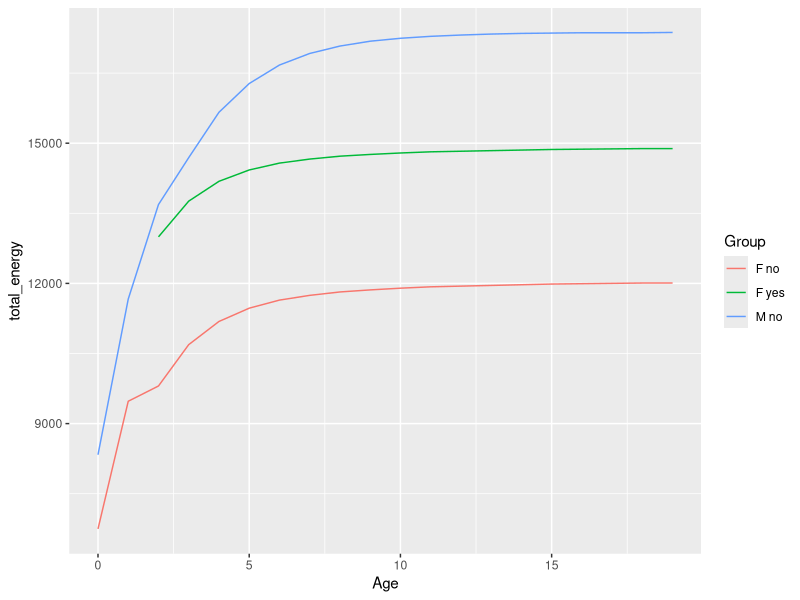
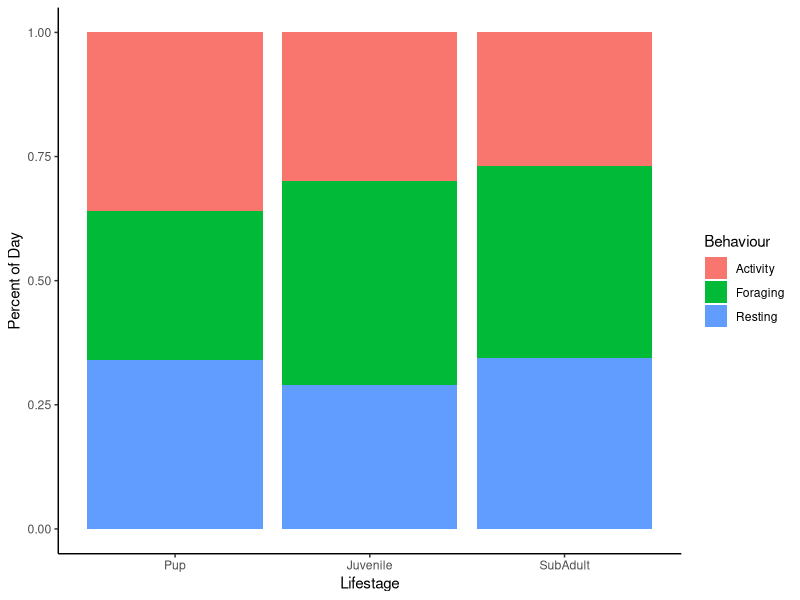

The R script that drew these images, in order:
# Model Otter from Excel into R

#D ate Created: March 14, 2023

#Author: Julia Adelsheim
#Collaborators: Izzy Morgante (Nov, Dec 2022, Jan 2023), Andreas Novotny (12-2-2022), Patrick Pata (1-19-23- 3-14-23)

#Platform: Mac
#Purpose of Script: Change ROR by set amounts and see how energy needs change

## Coding Questions-----------------------------------------------------

# Heat increment of feeding in otters, digestive losses- are they included?

# To Do ------------------------------------------------------------------


## Start-----------------------------------------------------------------------
#File Name: Otter Model R v4

rm(list = ls())

# Packages--------------------------------------------------------------
library(dplyr)
library(tidyverse)
library(ggplot2)

#Constants--------------------------------------------------------------
cost_pup <- 3931
total_min_per_day <- 1440

# Data------------------------------------------------------------------
# Body masses and tissue growth
masses <- read.csv(file ='./Data/mass_growth.csv')

# How each unit spend their time
act_budgets <- read.csv(file = './Data/ActivityBudgets.csv')

# Defining life stages per year and sex
age_convert <- read.csv(file = './Data/age_lifestage.csv')

# Functions ------------------------------------------------------------
# Make an ROR function so that I don't have to repeat the code every time I change conditions
# Data is the wide_data table with behavior specific values, returns a dataframe that calculated
#  from profits, time_needed_to_forage, and new_perc_time_forage
calculate_foraging_time <- function(data) {
  
  output <- data %>% 
    
    # Calculate Profits
    mutate(profits = ROR - (metabolic_rates_forage - metabolic_rates_rest)) %>% 
    
    # Calculate foraging time needed
    mutate(time_needed_to_forage = (actual_costs_activity + resting_cost_wout_foraging)/ profits) %>% 
    
    #Calc % of day foraging
    mutate(new_perc_time_forage = time_needed_to_forage/total_min_per_day) %>% 
    
    select(Sex, Age, Lifestage, with.pup, ROR, profits, time_needed_to_forage, new_perc_time_forage)
}


# This function builds parts of the model. Takes in a wide dataframe of activity specific rates and costs.
#  Returns new costs of foraging.
build_model <- function(budget_data, ROR){  
  
  # Put in columns that are not going to change with ROR
  model_pt1 <- budget_data %>%
    select(c(Sex, Age, Lifestage, with.pup, Growth, pup_cost, perc_time_activity, min_per_day_activity, actual_costs_activity, metabolic_rates_forage, metabolic_rates_rest)) 
  
  # Attach ROR table that you want to use
  model_setup <- merge(model_pt1, ROR, by = c('Sex', 'Age', 'Lifestage', 'with.pup')) %>% 
    # Add new foraging % of day and minutes per day values
    select(c(Sex, Age, Lifestage, with.pup, pup_cost, Growth, perc_time_activity, min_per_day_activity, actual_costs_activity, new_perc_time_forage, metabolic_rates_forage, time_needed_to_forage, metabolic_rates_rest)) %>%
    arrange(Age, Sex)
  
  #  Yellow cells in excel for these variables 
  
  # set up the model table- start calculating new values for foraging
  # model_setup <- merge(model_setup, foraging_met_rate)
  
  #calculate new cost of foraging
  model_setup <- model_setup %>% 
    mutate(foraging_cost = metabolic_rates_forage * time_needed_to_forage) %>% 
    
    # Calculate % resting
    mutate(new_perc_time_rest = (1- (perc_time_activity + new_perc_time_forage))) %>% 
    
    # Calculate min per day resting
    mutate(new_min_per_day_rest= (total_min_per_day - (min_per_day_activity + time_needed_to_forage))) %>% 
    
    # Calculate resting cost
    mutate(new_resting_cost= new_min_per_day_rest * metabolic_rates_rest)
  
  return(model_setup)
}

run_model <- function(mod_setup){
  mod_setup <- mod_setup %>% 
    
    #Calculate total energy requirements
    mutate(total_energy = pup_cost + Growth + actual_costs_activity + foraging_cost + new_resting_cost)
  
  return(mod_setup)
}

# Converts raw csv files of masses, growth rates, metabolic rates, and costs of behaviors into
#  a merged dataframe.
merge_data <- function(masses, act_budgets, age_convert) {
  # Join data frames to create a table with MASS, GROWTH, and METABOLIC RATES per behavior
  mass_lifestage <- merge(masses, age_convert, by.x = c('Age', 'Sex')) #, all.x = TRUE) # would make blank rows
  mass_lifestage_budget <- merge(mass_lifestage, act_budgets, by.x = c('Sex', 'Lifestage'))  %>% 
    # Calculate metabolic rates
    mutate(metabolic_rates = Av_mass * MR) %>% 
    # Calculate actual (additional) metabolic costs
    mutate(actual_costs = metabolic_rates * min_per_day)
  return(mass_lifestage_budget)
}

# Re-sort data into a wider pivot table to columns specific to behavior: 

make_wide_data <- function(mass_lifestage_budget) {
  mass_lifestage_budget_wide <- mass_lifestage_budget %>%
    # Make dataframe in a wide format
    pivot_wider(names_from = Behaviour, values_from=c(perc_time, min_per_day, MR, metabolic_rates, actual_costs)) %>% 
    mutate(resting_cost_wout_foraging = metabolic_rates_rest * (min_per_day_rest + min_per_day_forage)) %>% 
    # Calculate sum of actual costs
    mutate(sum_actual_costs = actual_costs_rest + actual_costs_activity + actual_costs_forage) %>% 
    # Modify pup costs
    mutate(pup_cost = ifelse(with.pup == 'yes', cost_pup, 0)) %>% 
    # Calculate Original ROR
    mutate(ROR = (sum_actual_costs + pup_cost + Growth)/(min_per_day_forage)) %>%
    # Make ROR repeat for adults
    mutate(ROR = ifelse(Lifestage != "adult", ROR,
                        ifelse(Sex == "M", pull(filter(.data = ., Sex == "M", Age == 3), ROR),
                               ifelse(with.pup == "no", pull(filter(.data = ., Sex == "F", with.pup=="no", Age == 2), ROR),
                                      pull(filter(.data = ., Sex == "F", with.pup=="yes", Age == 2), ROR)
                               ))))
}

# Runs through the entire otter bioenergetics model. 
#   Receives the raw data frame of model variables.
#   Returns a dataframe of the calculated total energy expenditure.

otter_model <- function(masses, act_budgets, age_convert) {
  mass_lifestage_budget <- merge_data(masses = masses,
                                      act_budgets = act_budgets,
                                      age_convert = age_convert)
  wide_data <- make_wide_data(mass_lifestage_budget)
  
  # Changing conditions of ROR
  ROR_og <- calculate_foraging_time(wide_data) # Original ROR
  
  # Build the model using the calculated wide df and the ROR
  model_setup <- build_model(budget_data = wide_data, ROR = ROR_og)
  
  # Run the model to get total_energy
  model_results <- run_model(mod_setup = model_setup) %>% 
    relocate(total_energy)
  
  return(model_results)
}

# Build Model---------------------------------------------------------------------------------

#Model runs with varying ROR changes 

model_run_og <- otter_model(masses = masses,
                            act_budgets = act_budgets,
                            age_convert = age_convert)


model_run_og %>% 
  mutate(Group = paste(Sex, with.pup)) %>% 
  ggplot() +
  geom_line(aes(Age, total_energy, color = Group))

# Body mass per age sex and life stage - growth rate
# Metabolic rates
# Percent time of day (Activity budget)
# Cost of having pup

#---- Graphs ----

#---- Activity Budget Graphs---- 

# Pups/Juveniles/Subadults

actbudget_young <- model_run_og %>% 
  filter(Lifestage != "adult") %>% 
  select(Sex, Age, Lifestage, with.pup, perc_time_activity, new_perc_time_forage, new_perc_time_rest) %>% 
  pivot_longer(cols=c(perc_time_activity, new_perc_time_forage, new_perc_time_rest),
               names_to='Behaviour',
               values_to='PercentTime') %>% 
  mutate(Behaviour = recode(Behaviour, perc_time_activity = 'Activity', 
                            new_perc_time_forage = 'Foraging', new_perc_time_rest = 'Resting')) 
 
      
library(data.table)
actbudget_young <- data.table(actbudget_young)
actbudget_young <- actbudget_young[,  mean(PercentTime), by=.(Behaviour, Lifestage)] 

# is.factor(actbudget_young$Lifestage)
# actbudget_young$Lifestage <- as.factor(actbudget_young$Lifestage)
# levels(actbudget_young$Lifestage)
# levels(actbudget_young, c("pup", "juvenile", "subadult"))
       
actbudget_young$Lifestage <- factor(actbudget_young$Lifestage)

actbudget_young$Lifestage <- ordered(actbudget_young$Lifestage, levels = c("pup", "juvenile", "subadult"))

(actbudget_young_plot <- ggplot(actbudget_young,
  aes(x = Lifestage, y = V1, fill=Behaviour)) +
  geom_bar(stat='identity') +
  theme_classic() +
  ylab("Percent of Day")+
  scale_x_discrete(labels = c("Pup", "Juvenile", "SubAdult"))
 )

actbudget_young <- ggsave("Actbudget_young.jpeg", width = 4, height = 2.6)
  









